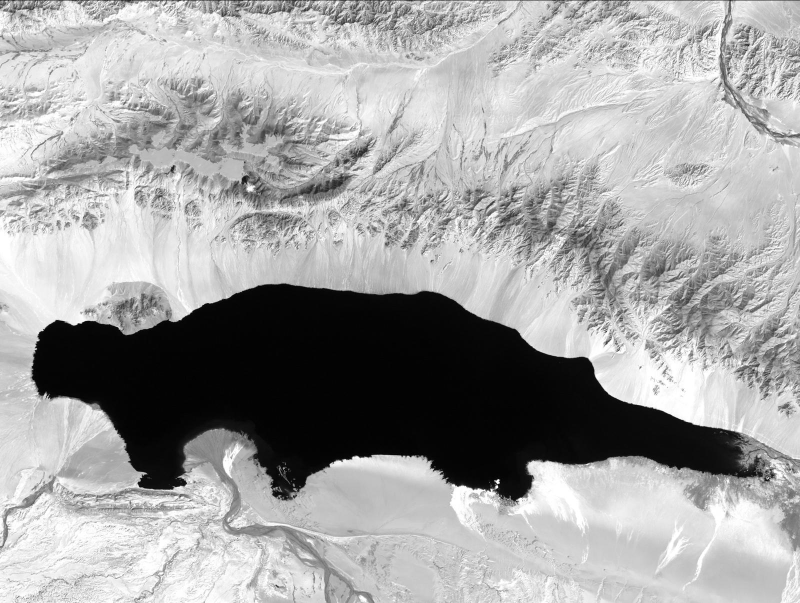
#> input picture AyakkumLake1.jpg, 1600 x 1206 px, found by its file name (shown at 1/2 size)
$ python changedetection.py
#> lines starting #> are read from the running program, lines starting #| are printed output that depends on the picture; after the words box and inside, x2 and y2 are one past the last pixel; in counts of white or black regions, pixels touching at a corner belong together
image1_path = "AyakkumLake1.jpg"
image2_path = "AyakkumLake2.jpg"
out_dir = "output_"


print('[INFO] Start Change Detection ...')
print('[INFO] Importing Librairies ...')
import cv2
import sklearn
from sklearn.cluster import KMeans
from collections import Counter
from sklearn.decomposition import PCA
import skimage.morphology
import numpy as np
import matplotlib.pyplot as plt
import time


def find_vector_set(diff_image, new_size):

    i = 0
    j = 0
    vector_set = np.zeros((int(new_size[0] * new_size[1] / 25),25))
    while i < vector_set.shape[0]:
        while j < new_size[1]:
            k = 0
            while k < new_size[0]:
                block   = diff_image[j:j+5, k:k+5]
                feature = block.ravel()
                vector_set[i, :] = feature
                k = k + 5
            j = j + 5
        i = i + 1

    mean_vec   = np.mean(vector_set, axis = 0)
    # Mean normalization
    vector_set = vector_set - mean_vec
    return vector_set, mean_vec

def find_FVS(EVS, diff_image, mean_vec, new):

    i = 2
    feature_vector_set = []

    while i < new[1] - 2:
        j = 2
        while j < new[0] - 2:
            block = diff_image[i-2:i+3, j-2:j+3]
            feature = block.flatten()
            feature_vector_set.append(feature)
            j = j+1
        i = i+1

    FVS = np.dot(feature_vector_set, EVS)
    FVS = FVS - mean_vec
    print ("[INFO] Feature vector space size", FVS.shape)
    return FVS

def clustering(FVS, components, new):
    kmeans = KMeans(components, verbose = 0)
    kmeans.fit(FVS)
    output = kmeans.predict(FVS)
    count  = Counter(output)

    least_index = min(count, key = count.get)
    change_map  = np.reshape(output,(new[1] - 4, new[0] - 4))
    return least_index, change_map

def edge_detection(CloseMap):
    edges = cv2.Canny(CloseMap, 100, 200)
    plt.subplot(121), plt.imshow(CloseMap, cmap = 'gray')
    plt.title('Original Image'), plt.xticks([]), plt.yticks([])
    plt.subplot(122), plt.imshow(edges,cmap = 'gray')
    plt.title('Edge Image'), plt.xticks([]), plt.yticks([])
    plt.savefig('Edge Image.png')
    plt.show()
    cv2.imwrite(out_dir+'Edges.jpg', edges)
    return edges

def printFinal(image, edge):
    x = image.shape
    edge1 = cv2.resize(edge, (x[1], x[0]))
    imcopy = image.copy()
    for i in range(x[0]):
      for j in range(x[1]):
        if edge1[i][j] != 0:
          imcopy[i][j] = (0, 0, 255)
          if i-1 >= 0 and j-1 >= 0:
            imcopy[i-1][j-1] = (0, 0, 255)
          if i-1 >= 0:
            imcopy[i-1][j] = (0, 0, 255)
          if i-1 >= 0 and j+1 < x[1]:
            imcopy[i-1][j+1] = (0, 0, 255)
          if j+1 < x[1]:
            imcopy[i][j+1] = (0, 0, 255)
          if j-1 >= 0:
            imcopy[i][j-1] = (0, 0, 255)
          if i+1 < x[0] and j-1 >= 0:
            imcopy[i+1][j-1] = (0, 0, 255)
          if i+1 < x[0]:
            imcopy[i+1][j] = (0, 0, 255)
          if i+1 < x[0] and j+1 < x[1]:
            imcopy[i+1][j+1] = (0, 0, 255)
    cv2.imwrite(out_dir+'Final.jpg', imcopy)

# Read Images
print('[INFO] Reading Images ...')
start = time.time()
image1 = cv2.imread(image1_path)
#> image1 is the input picture: shape (1206, 1600, 3); min 0, max 255, mean 163.4
image2 = cv2.imread(image2_path)
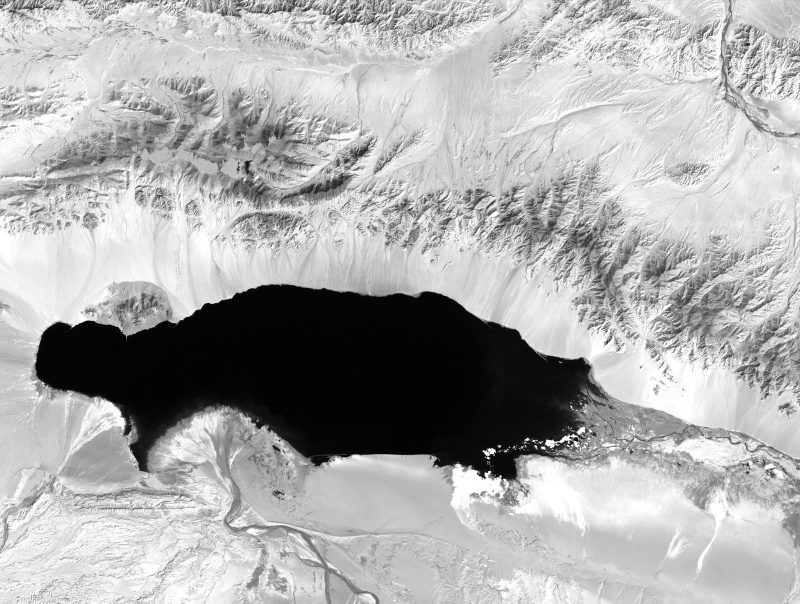
#> input picture AyakkumLake2.jpg, 1600 x 1207 px, found by its file name (shown at 1/2 size)
#> image2 is the input picture: shape (1207, 1600, 3); min 0, max 255, mean 172.9
end = time.time()
print('[INFO] Reading Images took {} seconds'.format(end-start))


# Resize Images
print('[INFO] Resizing Images ...')
start = time.time()
new_size = np.asarray(image1.shape) /5
#> new_size = [241.2, 320, 0.6]
new_size = new_size.astype(int) *5
#> new_size = [1205, 1600, 0]
image1 = cv2.resize(image1, (new_size[0],new_size[1])).astype(int)
#> image1: shape (1600, 1205, 3) int64
image2 = cv2.resize(image2, (new_size[0],new_size[1])).astype(int)
#> image2: shape (1600, 1205, 3) int64
end = time.time()
print('[INFO] Resizing Images took {} seconds'.format(end-start))

# Difference Image
print('[INFO] Computing Difference Image ...')
start = time.time()
diff_image = abs(image1 - image2)
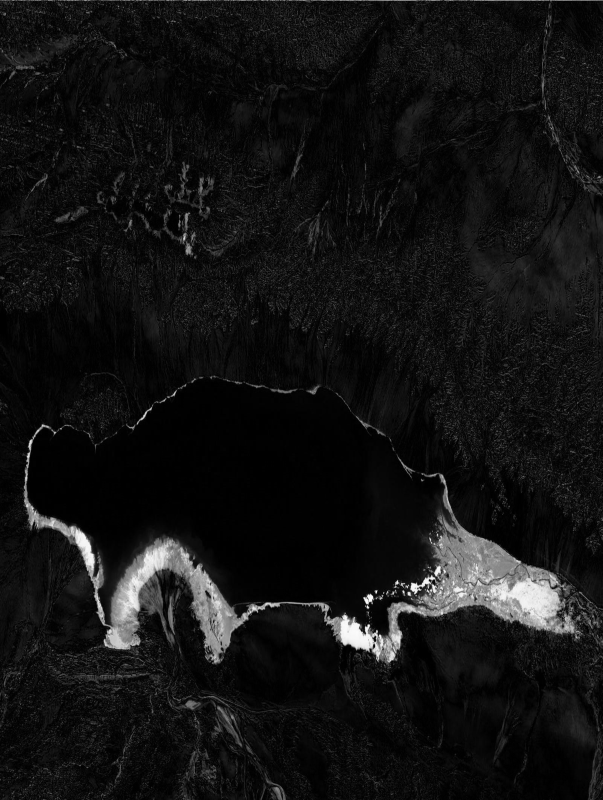
#> diff_image: shape (1600, 1205, 3) int64 (shown at 1/2 size); min 0, max 252, mean 19

cv2.imwrite(out_dir+'difference.jpg', diff_image)
end = time.time()
print('[INFO] Computing Difference Image took {} seconds'.format(end-start))
diff_image=diff_image[:,:,1]
#> diff_image: shape (1600, 1205) int64
print("diff image shape : " + str(diff_image.shape))
#| diff image shape : (1600, 1205)


print('[INFO] Performing PCA ...')
start = time.time()
pca = PCA()
vector_set, mean_vec=find_vector_set(diff_image, new_size)
#> after the loop in find_vector_set, `while i < vector_set.shape[0]:`: i = 77120; j = 1600
#> in find_vector_set, `mean_vec   = np.mean(vector_set, axis = 0)`: mean_vec = 25 values, max 0.000441 at index 2, min 2.59e-05 at index 4, mean 0.000197
pca.fit(vector_set)
EVS = pca.components_
end = time.time()
print('[INFO] Performing PCA took {} seconds'.format(end-start))

print('[INFO] Building Feature Vector Space ...')
start = time.time()
FVS = find_FVS(EVS, diff_image, mean_vec, new_size)
#> after the loop in find_FVS, `while i < new[1] - 2:`: feature_vector_set = 1916796 items; i = 1598
#| [INFO] Feature vector space size (1916796, 25)
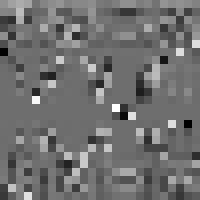
#> EVS: shape (25, 25) float64 (shown 8 times larger); min -0.704, max 0.922, mean 0.0115; drawn with min black and max white
components = 3
end = time.time()
print('[INFO] Building Feature Vector Space took {} seconds'.format(end-start))

print('[INFO] Clustering ...')
start = time.time()
least_index, change_map = clustering(FVS, components, new_size)
#> in clustering, `count  = Counter(output)`: count = {0: 1822677, 2: 62877, 1: 31242}
#> in clustering, `least_index = min(count, key = count.get)`: least_index = 1
#> in clustering, `change_map  = np.reshape(output,(new[1] - 4, new[0] - 4))`:
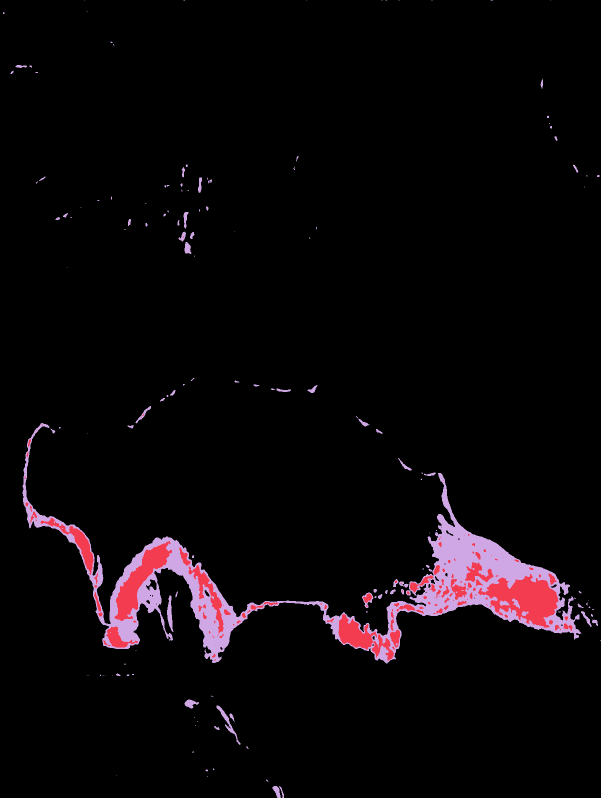
#> change_map: shape (1596, 1201) int32 (shown at 1/2 size); 3 distinct labels, from 0 to 2; one colour per label, 0 black
#> least_index = 1
end = time.time()
print('[INFO] Clustering took {} seconds'.format(end-start))

change_map[change_map == least_index] = 255
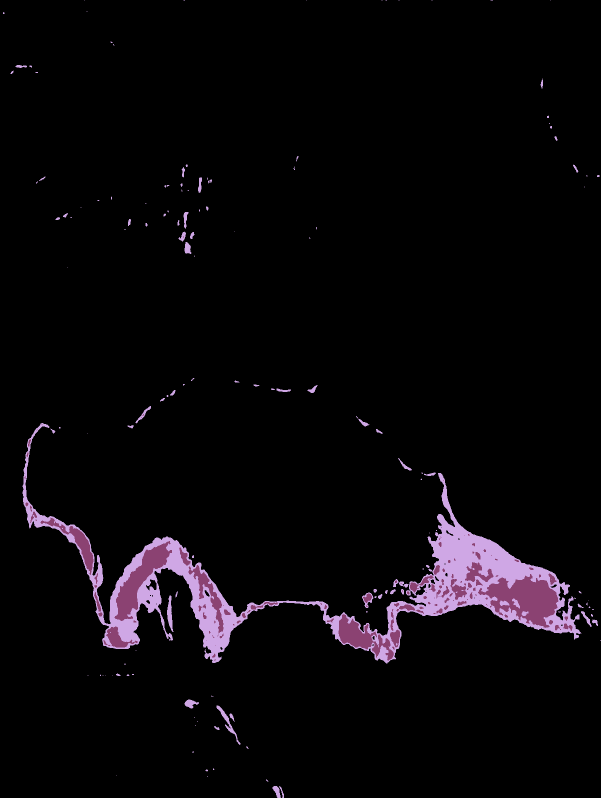
#> change_map: shape (1596, 1201) int32 (shown at 1/2 size); 3 distinct labels, from 0 to 255; one colour per label, 0 black
change_map[change_map != 255] = 0
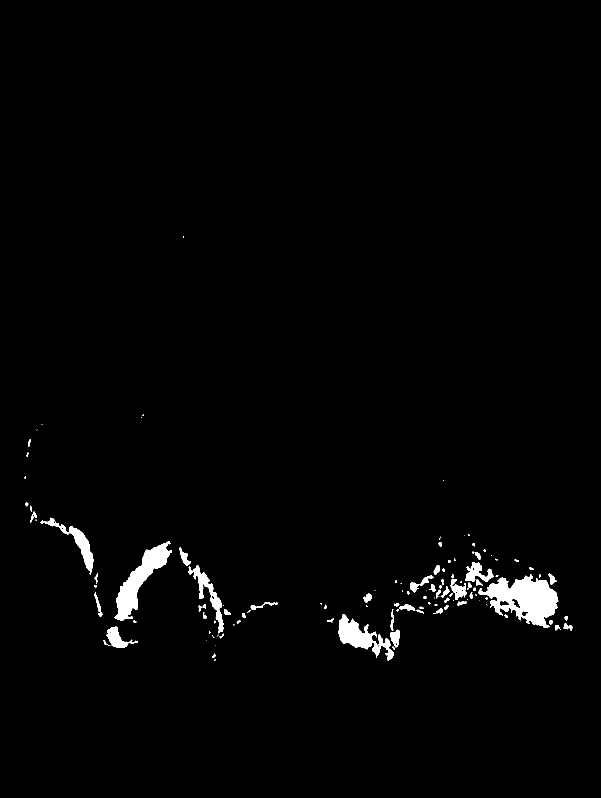
#> change_map: shape (1596, 1201) int32 (shown at 1/2 size); 1.6% white; 126 white regions (54 under 20 px), largest, box (x1, y1, x2, y2) and area: (956, 1148, 1117, 1256) 8922, (229, 1082, 344, 1242) 5849, (677, 1228, 788, 1321) 3740
change_map = change_map.astype(np.uint8)

print('[INFO] Save Change Map ...')
cv2.imwrite(out_dir+'ChangeMap.jpg', change_map)

print('[INFO] Performing Closing ...')
print('[WARNING] Kernel is fixed depending on image topology')
print('[WARNING] Closing with disk-shaped structuring element with radius equal to 6')
kernel = skimage.morphology.disk(6)
CloseMap = cv2.morphologyEx(change_map, cv2.MORPH_CLOSE, kernel)
#> CloseMap: shape (1596, 1201); 2% white; 44 white regions (20 under 20 px), largest, box (x1, y1, x2, y2) and area: (813, 1103, 1145, 1262) 17571, (229, 1082, 344, 1245) 6083, (677, 1206, 848, 1321) 5779
cv2.imwrite(out_dir+'CloseMap.jpg', CloseMap)

print('[INFO] Performing Opening ...')
OpenMap = cv2.morphologyEx(CloseMap, cv2.MORPH_OPEN, kernel)
#> OpenMap: shape (1596, 1201); 1.7% white; 13 white regions, largest, box (x1, y1, x2, y2) and area: (868, 1125, 1116, 1256) 15224, (232, 1086, 342, 1242) 5896, (677, 1232, 800, 1318) 4812
cv2.imwrite(out_dir+'OpenMap.jpg', OpenMap)

print('[INFO] Performing Edge Detection ...')
edges = edge_detection(CloseMap)
#> in edge_detection, `edges = cv2.Canny(CloseMap, 100, 200)`: edges: shape (1596, 1201); 0.26% white in thin lines or dots, all inside (x1, y1, x2, y2) = (48, 472, 1145, 1322)

print('[INFO] Getting Final Image ...')
printFinal(image1, edges)
#> after the loop in printFinal, `for i in range(x[0]):`:
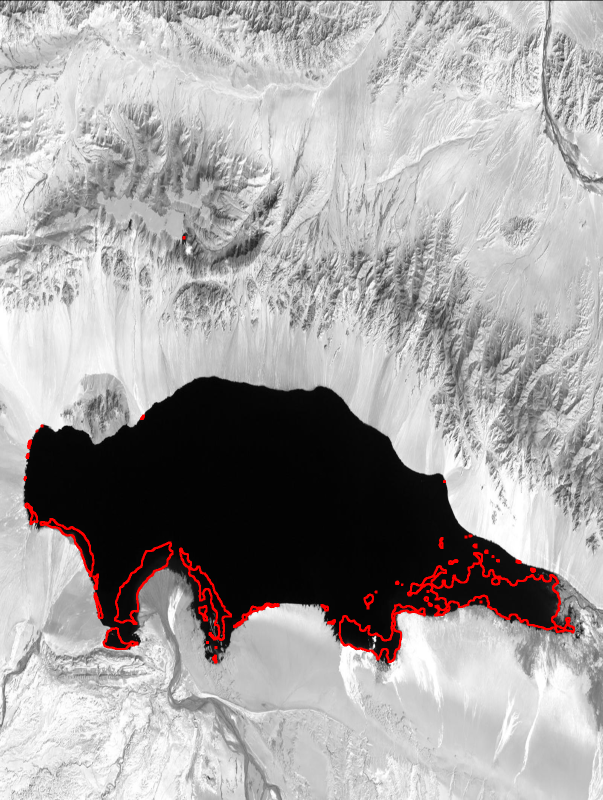
#> imcopy: shape (1600, 1205, 3) int64 (shown at 1/2 size); mean B, G, R 163, 163, 166

print('[INFO] End Change Detection')
